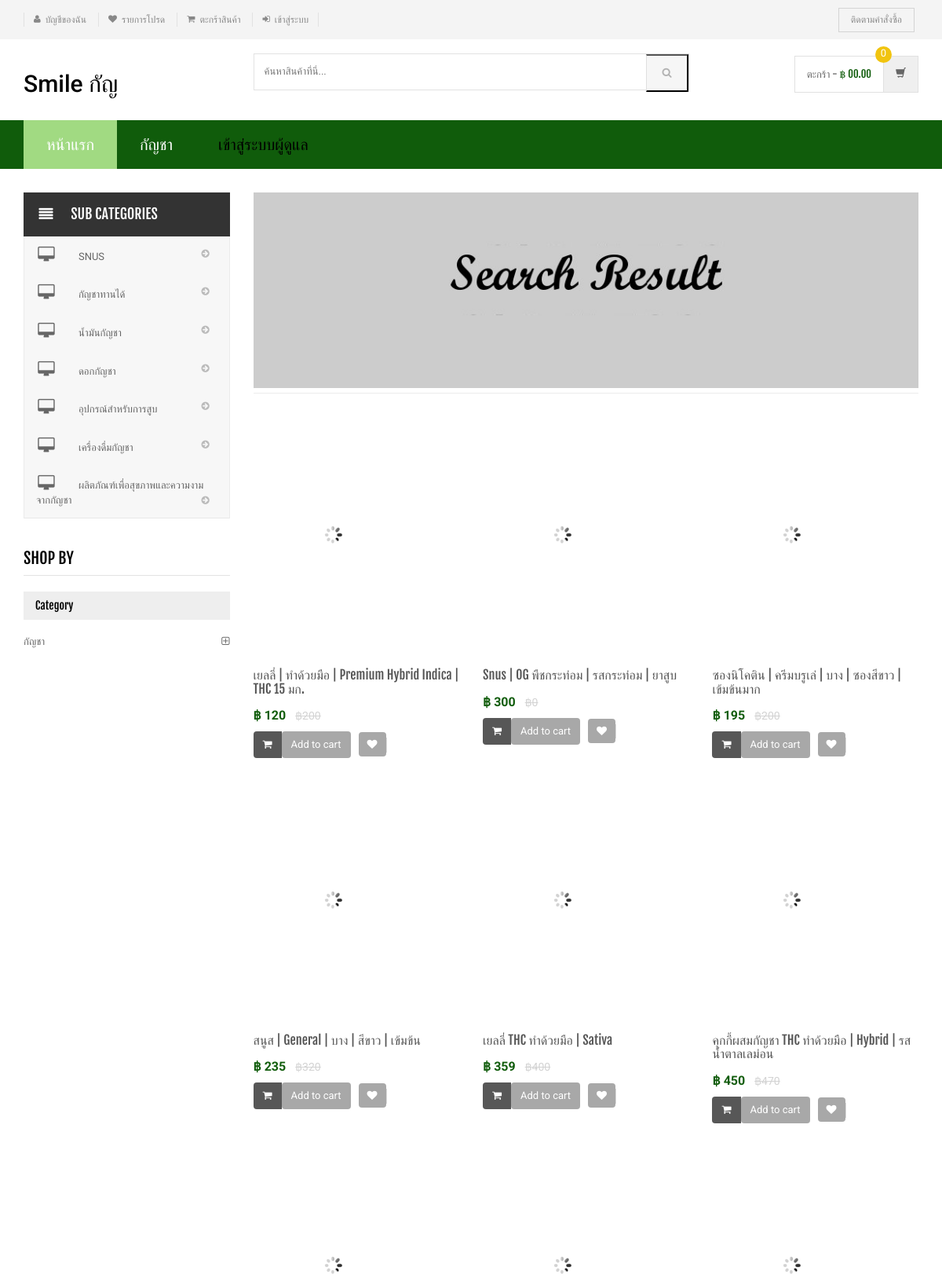
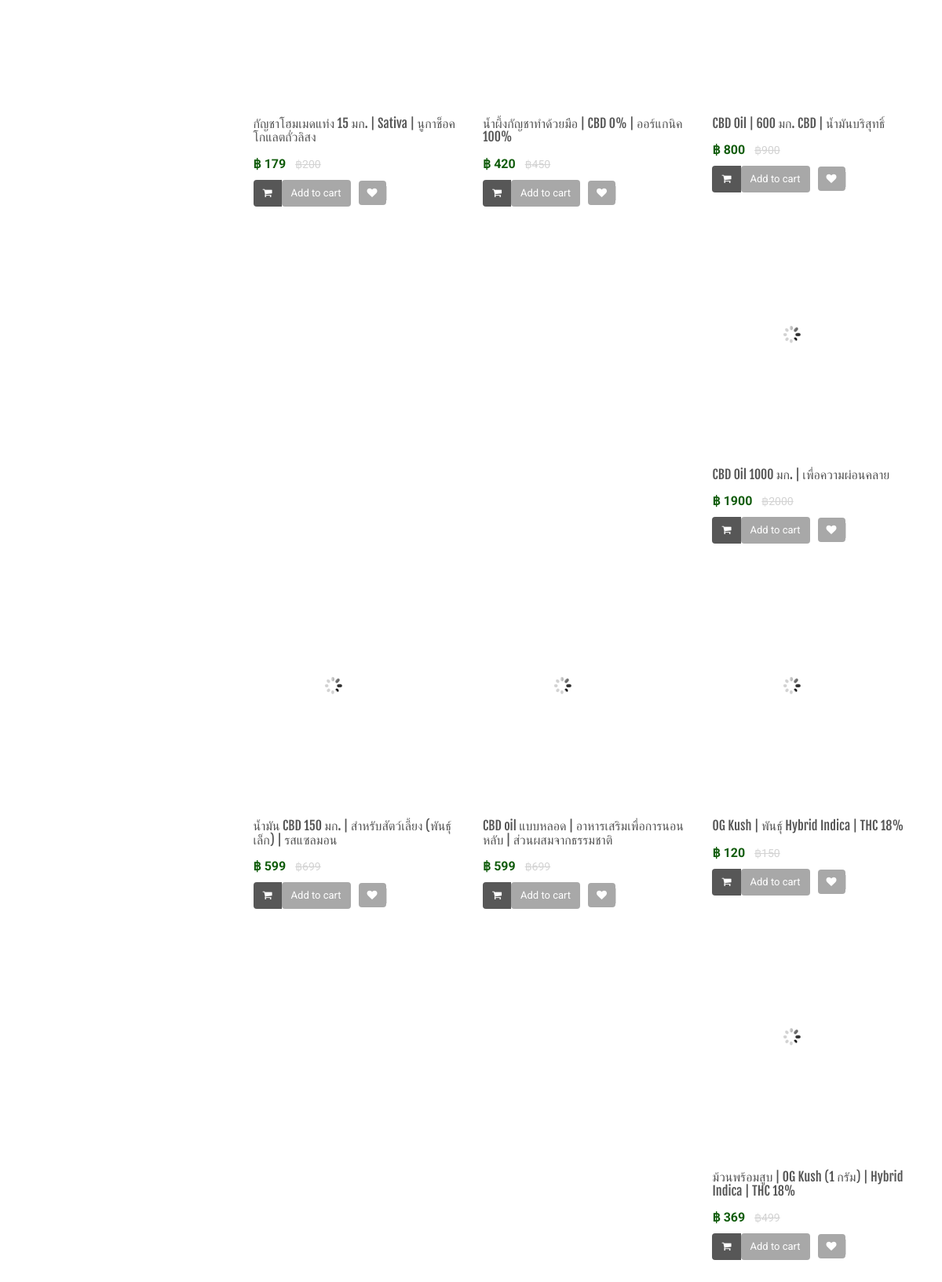
/shopping/search-result.php (upper part), run on the app's committed database (2 pictures, top to bottom).
### tables this page shows
CREATE TABLE `category` (
  `id` int(11) NOT NULL,
  `categoryName` varchar(255) DEFAULT NULL,
  `categoryDescription` longtext DEFAULT NULL,
  `creationDate` timestamp NOT NULL DEFAULT current_timestamp(),
  `updationDate` varchar(255) DEFAULT NULL
);

CREATE TABLE `subcategory` (
  `id` int(11) NOT NULL,
  `categoryid` int(11) DEFAULT NULL,
  `subcategory` varchar(255) DEFAULT NULL,
  `creationDate` timestamp NULL DEFAULT current_timestamp(),
  `updationDate` varchar(255) DEFAULT NULL
);

CREATE TABLE `products` (
  `id` int(11) NOT NULL,
  `category` int(11) NOT NULL,
  `subCategory` int(11) DEFAULT NULL,
  `productName` varchar(255) DEFAULT NULL,
  `productCompany` varchar(255) DEFAULT NULL,
  `productPrice` int(11) DEFAULT NULL,
  `productPriceBeforeDiscount` int(11) DEFAULT NULL,
  `productDescription` longtext DEFAULT NULL,
  `productImage1` varchar(255) DEFAULT NULL,
  `productImage2` varchar(255) DEFAULT NULL,
  `productImage3` varchar(255) DEFAULT NULL,
  `shippingCharge` int(11) DEFAULT NULL,
  `productAvailability` varchar(255) DEFAULT NULL,
  `postingDate` timestamp NULL DEFAULT current_timestamp(),
  `updationDate` varchar(255) DEFAULT NULL
);

### shopping/search-result.php (the view, shortened to what this page needs)
<?php
include('includes/config.php');
$find="%{$_POST['product']}%";
?>
<!DOCTYPE html>
<html lang="en">
	<head>
	    <link rel="stylesheet" href="assets/css/bootstrap.min.css">
	    <link rel="stylesheet" href="assets/css/main.css">
	    <link rel="stylesheet" href="assets/css/red.css">
	    <link rel="stylesheet" href="assets/css/owl.carousel.css">
		<link rel="stylesheet" href="assets/css/owl.transitions.css">
		<link href="assets/css/lightbox.css" rel="stylesheet">
		<link rel="stylesheet" href="assets/css/animate.min.css">
		<link rel="stylesheet" href="assets/css/rateit.css">
		<link rel="stylesheet" href="assets/css/bootstrap-select.min.css">
		<link rel="stylesheet" href="assets/css/config.css">
		<link href="assets/css/green.css" rel="alternate stylesheet" title="Green color">
		<link href="assets/css/blue.css" rel="alternate stylesheet" title="Blue color">
		<link href="assets/css/red.css" rel="alternate stylesheet" title="Red color">
		<link href="assets/css/orange.css" rel="alternate stylesheet" title="Orange color">
		<link href="assets/css/dark-green.css" rel="alternate stylesheet" title="Darkgreen color">
		<link rel="stylesheet" href="assets/css/font-awesome.min.css">
	</head>
    <body class="cnt-home">
<header class="header-style-1">
<?php include('includes/top-header.php');?>
<?php include('includes/main-header.php');?>
<?php include('includes/menu-bar.php');?>
</header>
<div class="body-content outer-top-xs">
	<div class='container'>
		<div class='row outer-bottom-sm'>
			<div class='col-md-3 sidebar'>
<div class="side-menu animate-dropdown outer-bottom-xs">
<div class="side-menu animate-dropdown outer-bottom-xs">
    <div class="head"><i class="icon fa fa-align-justify fa-fw"></i>Sub Categories</div>
    <nav class="yamm megamenu-horizontal" role="navigation">
        <ul class="nav">
            <li class="dropdown menu-item">
              <?php $sql=mysqli_query($con,"select id,subcategory  from subcategory");
while($row=mysqli_fetch_array($sql))
{
    ?>
                <a href="sub-category.php?scid=<?php echo $row['id'];?>" class="dropdown-toggle"><i class="icon fa fa-desktop fa-fw"></i>
                <?php echo $row['subcategory'];?></a>
                <?php }?>
</li>
</ul>
    </nav>
</div>
</div>
	            <div class="sidebar-module-container">
	            	<h3 class="section-title">shop by</h3>
	            	<div class="sidebar-filter">
<div class="sidebar-widget wow fadeInUp outer-bottom-xs ">
	<div class="widget-header m-t-20">
		<h4 class="widget-title">Category</h4>
	</div>
	<div class="sidebar-widget-body m-t-10">
	         <?php $sql=mysqli_query($con,"select id,categoryName  from category");
while($row=mysqli_fetch_array($sql))
{
    ?>
		<div class="accordion">
	    	<div class="accordion-group">
	            <div class="accordion-heading">
	                <a href="category.php?cid=<?php echo $row['id'];?>"  class="accordion-toggle collapsed">
	                   <?php echo $row['categoryName'];?>
	                </a>
	            </div>
	        </div>
	    </div>
	    <?php } ?>
	</div>
</div>
	            	</div>
	            </div>
            </div>
			<div class='col-md-9'>
	<div id="category" class="category-carousel hidden-xs">
		<div class="item">
			<div class="image">
				<img src="assets/images/banners/cat-banner-3.jpg" alt="" class="img-responsive">
			</div>
		</div>
</div>
				<div class="search-result-container">
					<div id="myTabContent" class="tab-content">
						<div class="tab-pane active " id="grid-container">
							<div class="category-product  inner-top-vs">
								<div class="row">
			<?php
$ret=mysqli_query($con,"select * from products where productName like '$find'");
$num=mysqli_num_rows($ret);
if($num>0)
{
while ($row=mysqli_fetch_array($ret))
{?>
		<div class="col-sm-6 col-md-4 wow fadeInUp">
			<div class="products">
	<div class="product">
		<div class="product-image">
			<div class="image">
				<a href="product-details.php?pid=<?php echo htmlentities($row['id']);?>"><img  src="assets/images/blank.gif" data-echo="admin/productimages/<?php echo htmlentities($row['id']);?>/<?php echo htmlentities($row['productImage1']);?>" alt="" width="200" height="300"></a>
			</div>
		</div>
		<div class="product-info text-left">
			<h3 class="name"><a href="product-details.php?pid=<?php echo htmlentities($row['id']);?>"><?php echo htmlentities($row['productName']);?></a></h3>
			<div class="product-price">
				<span class="price">
				฿ <?php echo htmlentities($row['productPrice']);?>			</span>
										     <span class="price-before-discount">฿<?php echo htmlentities($row['productPriceBeforeDiscount']);?></span>
			</div>
		</div>
					<div class="cart clearfix animate-effect">
				<div class="action">
					<ul class="list-unstyled">
						<li class="add-cart-button btn-group">
					<?php if($row['productAvailability']=='In Stock'){?>
										<button class="btn btn-primary icon" data-toggle="dropdown" type="button">
								<i class="fa fa-shopping-cart"></i>
							</button>
							<a href="category.php?page=product&action=add&id=<?php echo $row['id']; ?>">
							<button class="btn btn-primary" type="button">Add to cart</button></a>
								<?php } else {?>
							<div class="action" style="color:red">Out of Stock</div>
					<?php } ?>
						</li>
		                <li class="lnk wishlist">
							<a class="add-to-cart" href="category.php?pid=<?php echo htmlentities($row['id'])?>&&action=wishlist" title="Wishlist">
								 <i class="icon fa fa-heart"></i>
							</a>
						</li>
					</ul>
				</div>
			</div>
			</div>
			</div>
		</div>
	  <?php } } else {?>
		<div class="col-sm-6 col-md-4 wow fadeInUp"> <h3>No Product Found</h3>
		</div>
<?php } ?>
										</div>
							</div>
						</div>
				</div>
			</div>
		</div></div>
</div>
</div>
</body>
</html>

### shopping/includes/menu-bar.php (shortened to what this page needs)
<div class="header-nav animate-dropdown">
    <div class="container">
        <div class="yamm navbar navbar-default" role="navigation">
            <div class="nav-bg-class">
                <div class="navbar-collapse collapse" id="mc-horizontal-menu-collapse">
	<div class="nav-outer">
		<ul class="nav navbar-nav">
			<li class="active dropdown yamm-fw">
				<a href="index.php" data-hover="dropdown" class="dropdown-toggle">หน้าแรก</a>
			</li>
              <?php $sql=mysqli_query($con,"select id,categoryName from category limit 6");
while($row=mysqli_fetch_array($sql))
{
    ?>
			<li class="dropdown yamm">
				<a href="category.php?cid=<?php echo $row['id'];?>"> <?php echo $row['categoryName'];?></a>
			</li>
			<?php } ?>
			<li class="dropdown yamm">
				<a href="admin/" style="color:#000"> เข้าสู่ระบบผู้ดูแล</a>
			</li>
		</ul>
		<div class="clearfix"></div>
	</div>
</div>
            </div>
        </div>
    </div>
</div>

### shopping/assets/css/red.css (style rules this page uses)
a { color: #105c0b; }
.header-style-1 .header-nav { background: #105c0b; }
.cnt-home .header-style-1 .header-nav .navbar .navbar-nav > li.active { background: #a1da82; }
.product .product-info .product-price .price { color: #105c0b; }
.sidebar .sidebar-module-container .sidebar-widget .sidebar-widget-body .accordion .accordion-group .accordion-heading .accordion-toggle, .sidebar .sidebar-module-container .sidebar-widget .sidebar-widget-body .accordion .accordion-group .accordion-heading .accordion-toggle:hover, .sidebar .sidebar-module-container .sidebar-widget .sidebar-widget-body .accordion .accordion-group .accordion-heading .accordion-toggle:focus, .sidebar .sidebar-module-container .sidebar-widget .sidebar-widget-body .accordion .accordion-group .accordion-heading .accordion-toggle:after { color: #105c0b; }

### shopping/assets/css/lightbox.css (style rules this page uses)
body:after { content: url(../images/close.png) url(../images/loading.gif) url(../images/prev.png) url(../images/next.png); display: none; }

### shopping/assets/css/green.css (style rules this page uses)
a { color: #abd07e; }
.header-style-1 .header-nav { background: #abd07e; }
.cnt-home .header-style-1 .header-nav .navbar .navbar-nav > li.active { background: #84b943; }
.product .product-info .product-price .price { color: #abd07e; }
.sidebar .sidebar-module-container .sidebar-widget .sidebar-widget-body .accordion .accordion-group .accordion-heading .accordion-toggle, .sidebar .sidebar-module-container .sidebar-widget .sidebar-widget-body .accordion .accordion-group .accordion-heading .accordion-toggle:hover, .sidebar .sidebar-module-container .sidebar-widget .sidebar-widget-body .accordion .accordion-group .accordion-heading .accordion-toggle:focus, .sidebar .sidebar-module-container .sidebar-widget .sidebar-widget-body .accordion .accordion-group .accordion-heading .accordion-toggle:after { color: #abd07e; }

### shopping/assets/css/blue.css (style rules this page uses)
a { color: #3498db; }
.header-style-1 .header-nav { background: #3498db; }
.cnt-home .header-style-1 .header-nav .navbar .navbar-nav > li.active { background: #1d6ca1; }
.product .product-info .product-price .price { color: #3498db; }
.sidebar .sidebar-module-container .sidebar-widget .sidebar-widget-body .accordion .accordion-group .accordion-heading .accordion-toggle, .sidebar .sidebar-module-container .sidebar-widget .sidebar-widget-body .accordion .accordion-group .accordion-heading .accordion-toggle:hover, .sidebar .sidebar-module-container .sidebar-widget .sidebar-widget-body .accordion .accordion-group .accordion-heading .accordion-toggle:focus, .sidebar .sidebar-module-container .sidebar-widget .sidebar-widget-body .accordion .accordion-group .accordion-heading .accordion-toggle:after { color: #3498db; }

### shopping/assets/css/orange.css (style rules this page uses)
a { color: #f39c12; }
.header-style-1 .header-nav { background: #f39c12; }
.cnt-home .header-style-1 .header-nav .navbar .navbar-nav > li.active { background: #ab6c09; }
.product .product-info .product-price .price { color: #f39c12; }
.sidebar .sidebar-module-container .sidebar-widget .sidebar-widget-body .accordion .accordion-group .accordion-heading .accordion-toggle, .sidebar .sidebar-module-container .sidebar-widget .sidebar-widget-body .accordion .accordion-group .accordion-heading .accordion-toggle:hover, .sidebar .sidebar-module-container .sidebar-widget .sidebar-widget-body .accordion .accordion-group .accordion-heading .accordion-toggle:focus, .sidebar .sidebar-module-container .sidebar-widget .sidebar-widget-body .accordion .accordion-group .accordion-heading .accordion-toggle:after { color: #f39c12; }

### shopping/assets/css/dark-green.css (style rules this page uses)
a { color: #105c0b; }
.header-style-1 .header-nav { background: #105c0b; }
.cnt-home .header-style-1 .header-nav .navbar .navbar-nav > li.active { background: #0b816a; }
.product .product-info .product-price .price { color: #105c0b; }
.sidebar .sidebar-module-container .sidebar-widget .sidebar-widget-body .accordion .accordion-group .accordion-heading .accordion-toggle, .sidebar .sidebar-module-container .sidebar-widget .sidebar-widget-body .accordion .accordion-group .accordion-heading .accordion-toggle:hover, .sidebar .sidebar-module-container .sidebar-widget .sidebar-widget-body .accordion .accordion-group .accordion-heading .accordion-toggle:focus, .sidebar .sidebar-module-container .sidebar-widget .sidebar-widget-body .accordion .accordion-group .accordion-heading .accordion-toggle:after { color: #105c0b; }

### data on the page
category: categoryName "กัญชา"
subcategory: subcategory "SNUS"
subcategory: subcategory "กัญชาทานได้"
subcategory: subcategory "น้ำมันกัญชา"
subcategory: subcategory "ดอกกัญชา"
subcategory: subcategory "อุปกรณ์สำหรับการสูบ"
subcategory: subcategory "เครื่องดื่มกัญชา"
subcategory: subcategory "ผลิตภัณฑ์เพื่อสุขภาพและความงามจากกัญชา"
products: productName "เยลลี่ | ทำด้วยมือ | Premium Hybrid Indica | THC 15 มก.", productPrice "120", productPriceBeforeDiscount "200"
products: productName "Snus | OG พืชกระท่อม | รสกระท่อม | ยาสูบ", productPrice "300", productPriceBeforeDiscount "0"
products: productName "ซองนิโคติน | ครีมบรูเล่ | บาง | ซองสีขาว | เข้มข้นมาก", productPrice "195", productPriceBeforeDiscount "200"
products: productName "สนูส | General | บาง | สีขาว | เข้มข้น", productPrice "235", productPriceBeforeDiscount "320"
products: productName "เยลลี่ THC ทำด้วยมือ | Sativa", productPrice "359", productPriceBeforeDiscount "400"
products: productName "คุกกี้ผสมกัญชา THC ทำด้วยมือ | Hybrid | รสน้ำตาลเลม่อน", productPrice "450", productPriceBeforeDiscount "470"
products: productName "กัญชาโฮมเมดแท่ง 15 มก. | Sativa | นูกาช็อคโกแลตถั่วลิสง", productPrice "179", productPriceBeforeDiscount "200"
products: productName "น้ำผึ้งกัญชาทำด้วยมือ | CBD 0% | ออร์แกนิค 100%", productPrice "420", productPriceBeforeDiscount "450"
products: productName "CBD Oil | 600 มก. CBD | น้ำมันบริสุทธิ์", productPrice "800", productPriceBeforeDiscount "900"
products: productName "CBD Oil 1000 มก. | เพื่อความผ่อนคลาย", productPrice "1900", productPriceBeforeDiscount "2000"
products: productName "น้ำมัน CBD 150 มก. | สำหรับสัตว์เลี้ยง (พันธุ์เล็ก) | รสแซลมอน", productPrice "599", productPriceBeforeDiscount "699"
products: productName "CBD oil แบบหลอด | อาหารเสริมเพื่อการนอนหลับ | ส่วนผสมจากธรรมชาติ", productPrice "599", productPriceBeforeDiscount "699"
products: productName "OG Kush | พันธุ์ Hybrid Indica | THC 18%", productPrice "120", productPriceBeforeDiscount "150"
products: productName "ม้วนพร้อมสูบ | OG Kush (1 กรัม) | Hybrid Indica | THC 18%", productPrice "369", productPriceBeforeDiscount "499"
